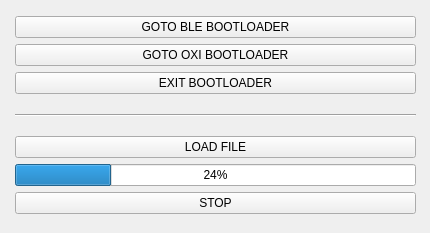
        <widget class="QWidget" name="tab_fw_update">
         <attribute name="title">
          <string>FW UPDATE</string>
         </attribute>
         <widget class="QWidget" name="verticalLayoutWidget">
          <property name="geometry">
           <rect>
            <x>10</x>
            <y>10</y>
            <width>411</width>
            <height>214</height>
           </rect>
          </property>
          <layout class="QVBoxLayout" name="verticalLayout">
           <property name="spacing">
            <number>5</number>
           </property>
           <property name="sizeConstraint">
            <enum>QLayout::SetNoConstraint</enum>
           </property>
           <property name="leftMargin">
            <number>5</number>
           </property>
           <property name="topMargin">
            <number>5</number>
           </property>
           <property name="rightMargin">
            <number>5</number>
           </property>
           <property name="bottomMargin">
            <number>5</number>
           </property>
           <item>
            <widget class="QPushButton" name="gotoBLEBootloaderButton">
             <property name="text">
              <string>GOTO BLE BOOTLOADER</string>
             </property>
            </widget>
           </item>
           <item>
            <widget class="QPushButton" name="gotoOXIBootloaderButton">
             <property name="text">
              <string>GOTO OXI BOOTLOADER</string>
             </property>
            </widget>
           </item>
           <item>
            <widget class="QPushButton" name="exitBootloaderButton">
             <property name="sizePolicy">
              <sizepolicy hsizetype="MinimumExpanding" vsizetype="Fixed">
               <horstretch>0</horstretch>
               <verstretch>0</verstretch>
              </sizepolicy>
             </property>
             <property name="text">
              <string>EXIT BOOTLOADER</string>
             </property>
            </widget>
           </item>
           <item>
            <widget class="Line" name="line_2">
             <property name="minimumSize">
              <size>
               <width>0</width>
               <height>30</height>
              </size>
             </property>
             <property name="orientation">
              <enum>Qt::Horizontal</enum>
             </property>
            </widget>
           </item>
           <item>
            <widget class="QPushButton" name="loadFileButton">
             <property name="text">
              <string>LOAD FILE</string>
             </property>
            </widget>
           </item>
           <item>
            <widget class="QProgressBar" name="progressBar">
             <property name="value">
              <number>24</number>
             </property>
            </widget>
           </item>
           <item>
            <widget class="QPushButton" name="stopButton">
             <property name="text">
              <string>STOP</string>
             </property>
            </widget>
           </item>
          </layout>
         </widget>
        </widget>
